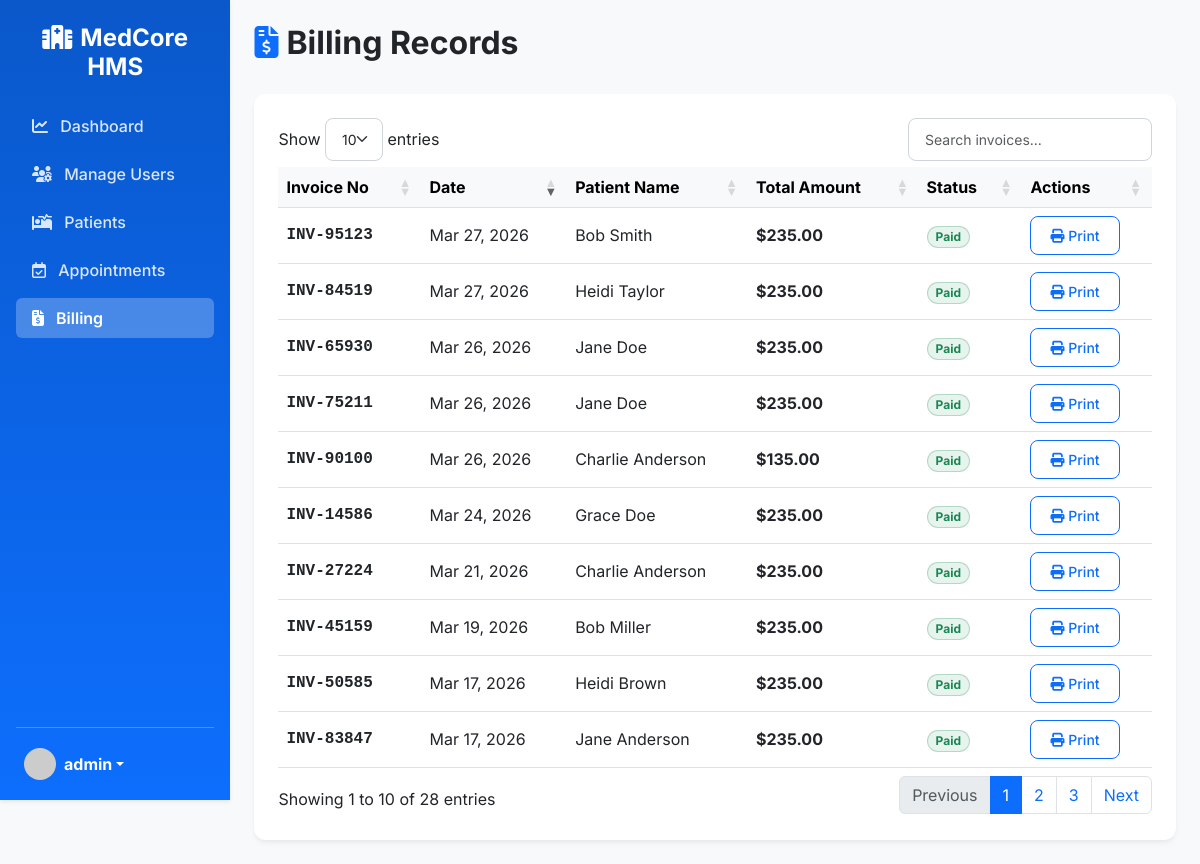
Page /billing/ (signed in) on the committed database.
### app/models.py (models this page shows, shortened)
class User(UserMixin, db.Model):
    __tablename__ = 'users'
    id = db.Column(db.Integer, primary_key=True)
    username = db.Column(db.String(64), unique=True, index=True)
    email = db.Column(db.String(120), unique=True, index=True)
    password_hash = db.Column(db.String(128))
    role = db.Column(db.String(20), nullable=False) # 'admin', 'doctor', 'receptionist'
    created_at = db.Column(db.DateTime, default=datetime.utcnow)
    last_login = db.Column(db.DateTime)
    doctor_profile = db.relationship('Doctor', backref='user', uselist=False, cascade="all, delete-orphan")
    patient_profile = db.relationship('Patient', backref='user', uselist=False, cascade="all, delete-orphan")

class Billing(db.Model):
    __tablename__ = 'billings'
    id = db.Column(db.Integer, primary_key=True)
    patient_id = db.Column(db.Integer, db.ForeignKey('patients.id'), nullable=False)
    appointment_id = db.Column(db.Integer, db.ForeignKey('appointments.id'))
    consultation_fee = db.Column(db.Float, default=0.0)
    medicine_cost = db.Column(db.Float, default=0.0)
    other_charges = db.Column(db.Float, default=0.0)
    total_amount = db.Column(db.Float, default=0.0)
    payment_status = db.Column(db.String(20), default='pending') # 'pending', 'paid', 'partially_paid'
    payment_method = db.Column(db.String(20)) # 'cash', 'card', 'insurance'
    payment_date = db.Column(db.DateTime)
    invoice_number = db.Column(db.String(50), unique=True)

class Patient(db.Model):
    __tablename__ = 'patients'
    id = db.Column(db.Integer, primary_key=True)
    user_id = db.Column(db.Integer, db.ForeignKey('users.id'), nullable=True) # Optional link to user login if patients can login
    first_name = db.Column(db.String(64), nullable=False)
    last_name = db.Column(db.String(64), nullable=False)
    date_of_birth = db.Column(db.Date)
    gender = db.Column(db.String(10))
    blood_group = db.Column(db.String(5))
    phone = db.Column(db.String(20))
    address = db.Column(db.Text)
    emergency_contact = db.Column(db.String(100))
    medical_history = db.Column(db.Text)
    created_at = db.Column(db.DateTime, default=datetime.utcnow)
    appointments = db.relationship('Appointment', backref='patient', lazy='dynamic')
    bills = db.relationship('Billing', backref='patient', lazy='dynamic')
    medical_records = db.relationship('MedicalRecord', backref='patient', lazy='dynamic')

### app/blueprints/billing.py (the view)
@billing_bp.route('/', methods=['GET'])
@login_required
@role_required(['admin', 'receptionist'])
def list_bills():
    bills = Billing.query.order_by(Billing.payment_date.desc()).all()
    return render_template('billing/list.html', bills=bills)

### app/models.py (called while the page is built)
@login_manager.user_loader
def load_user(user_id):
    return User.query.get(int(user_id))

### app/templates/billing/list.html (shortened to what this page needs)
{% extends "base.html" %}
{% block content %}
<div class="d-flex justify-content-between align-items-center mb-4">
    <h2 class="fw-bold text-dark"><i class="fa-solid fa-file-invoice-dollar text-primary me-2"></i>Billing Records</h2>
</div>
<div class="card p-4">
    <div class="table-responsive">
        <table class="table table-hover align-middle datatable">
            <thead class="table-light">
                <tr>
                    <th>Invoice No</th>
                    <th>Date</th>
                    <th>Patient Name</th>
                    <th>Total Amount</th>
                    <th>Status</th>
                    <th>Actions</th>
                </tr>
            </thead>
            <tbody>
                {% for bill in bills %}
                <tr>
                    <td class="fw-semibold font-monospace">{{ bill.invoice_number }}</td>
                    <td>{{ bill.payment_date.strftime('%b %d, %Y') if bill.payment_date else 'Pending' }}</td>
                    <td>{{ bill.patient.first_name }} {{ bill.patient.last_name }}</td>
                    <td class="fw-bold">${{ "%.2f" | format(bill.total_amount) }}</td>
                    <td>
                        <span class="badge rounded-pill bg-{% if bill.payment_status == 'paid' %}success{% elif bill.payment_status == 'pending' %}warning{% else %}info{% endif %} bg-opacity-10 text-{% if bill.payment_status == 'paid' %}success{% elif bill.payment_status == 'pending' %}warning{% else %}info{% endif %} px-2 py-1 border border-{% if bill.payment_status == 'paid' %}success{% elif bill.payment_status == 'pending' %}warning{% else %}info{% endif %} border-opacity-25">
                            {{ bill.payment_status.replace('_', ' ').capitalize() }}
                        </span>
                    </td>
                    <td>
                        <a href="{{ url_for('billing_bp.print_bill', id=bill.id) }}" class="btn btn-sm btn-outline-primary" target="_blank"><i class="fa-solid fa-print"></i> Print</a>
                    </td>
                </tr>
                {% endfor %}
            </tbody>
        </table>
    </div>
</div>
{% endblock %}

### app/templates/base.html (shortened to what this page needs)
<!DOCTYPE html>
<html lang="en">
<head>
    <link href="https://cdn.jsdelivr.net/npm/bootstrap@5.3.0/dist/css/bootstrap.min.css" rel="stylesheet">
    <link rel="stylesheet" href="https://cdnjs.cloudflare.com/ajax/libs/font-awesome/6.4.0/css/all.min.css">
    <link rel="stylesheet" href="https://cdn.datatables.net/1.13.4/css/dataTables.bootstrap5.min.css">
    <link rel="stylesheet" href="{{ url_for('static', filename='css/style.css') }}">
</head>
<body class="bg-light">
    <div id="wrapper" class="d-flex">
        {% if current_user.is_authenticated %}
        <nav id="sidebar" class="bg-primary text-white p-3 vh-100 position-sticky top-0 shadow-sm d-flex flex-column">
            <h4 class="mb-4 text-center mt-2 fw-bold text-white"><i class="fa-solid fa-hospital me-2"></i>MedCore HMS</h4>
            <ul class="nav flex-column mb-auto">
                {% if current_user.role == 'admin' %}
                <li class="nav-item mb-2">
                    <a href="{{ url_for('admin_bp.dashboard') }}" class="nav-link text-white sidebar-link rounded {% if request.endpoint == 'admin_bp.dashboard' %}active{% endif %}">
                        <i class="fa-solid fa-chart-line me-2"></i> Dashboard
                    </a>
                </li>
                <li class="nav-item mb-2">
                    <a href="{{ url_for('admin_bp.manage_users') }}" class="nav-link text-white sidebar-link rounded {% if request.endpoint == 'admin_bp.manage_users' %}active{% endif %}">
                        <i class="fa-solid fa-users-gear me-2"></i> Manage Users
                    </a>
                </li>
                {% endif %}
                {% if current_user.role in ['admin', 'doctor', 'receptionist'] %}
                <li class="nav-item mb-2">
                    <a href="{{ url_for('patient_bp.list_patients') }}" class="nav-link text-white sidebar-link rounded {% if 'patient_bp' in request.endpoint %}active{% endif %}">
                        <i class="fa-solid fa-bed-pulse me-2"></i> Patients
                    </a>
                </li>
                <li class="nav-item mb-2">
                    <a href="{{ url_for('appointment_bp.list_appointments') }}" class="nav-link text-white sidebar-link rounded {% if 'appointment_bp' in request.endpoint %}active{% endif %}">
                        <i class="fa-regular fa-calendar-check me-2"></i> Appointments
                    </a>
                </li>
                {% endif %}
                {% if current_user.role in ['admin', 'receptionist'] %}
                <li class="nav-item mb-2">
                    <a href="{{ url_for('billing_bp.list_bills') }}" class="nav-link text-white sidebar-link rounded {% if 'billing_bp' in request.endpoint %}active{% endif %}">
                        <i class="fa-solid fa-file-invoice-dollar me-2"></i> Billing
                    </a>
                </li>
                {% endif %}
            </ul>
            <hr class="mt-auto">
            <div class="dropdown">
                <a href="#" class="d-flex align-items-center text-white text-decoration-none dropdown-toggle px-2 py-1" id="dropdownUser1" data-bs-toggle="dropdown" aria-expanded="false">
                    <img src="https://ui-avatars.com/api/?name={{ current_user.username }}&background=EBF4FF&color=1e40af" alt="" width="32" height="32" class="rounded-circle me-2">
                    <strong>{{ current_user.username }}</strong>
                </a>
            </div>
        </nav>
        {% endif %}
        <main class="w-100 flex-grow-1 p-4" style="min-height: 100vh;">
            <div class="toast-container position-fixed top-0 end-0 p-3" style="z-index: 1055;">
            </div>
            {% block content %}{% endblock %}
        </main>
    </div>
</body>
</html>

### app/static/css/style.css (style rules this page uses)
:root { --primary-color: #0d6efd; --primary-dark: #0a58ca; --bg-light: #f8f9fa; --text-dark: #212529; }
body { font-family: 'Inter', sans-serif; background-color: #f4f7f6 !important; }
#sidebar { width: 280px; background: linear-gradient(180deg, var(--primary-dark) 0%, var(--primary-color) 100%) !important; transition: all 0.3s; }
.sidebar-link { transition: background-color 0.2s, color 0.2s; font-weight: 500; opacity: 0.85; }
.sidebar-link.active { background-color: rgba(255, 255, 255, 0.25); font-weight: 600; opacity: 1; }
.card { border: none; border-radius: 12px; box-shadow: 0 4px 6px -1px rgba(0, 0, 0, 0.05), 0 2px 4px -1px rgba(0, 0, 0, 0.03); transition: transform 0.2s; }
.btn { border-radius: 8px; padding: 0.5rem 1.2rem; font-weight: 500; }

### rows in the picture
User: username "admin"
Billing: invoice_number "INV-95123", payment_date "Mar 27, 2026", patient.first_name "Bob", patient.last_name "Smith", total_amount "235.00", payment_status.replace "Paid"
Billing: invoice_number "INV-84519", payment_date "Mar 27, 2026", patient.first_name "Heidi", patient.last_name "Taylor", total_amount "235.00", payment_status.replace "Paid"
Billing: invoice_number "INV-65930", payment_date "Mar 26, 2026", patient.first_name "Jane", patient.last_name "Doe", total_amount "235.00", payment_status.replace "Paid"
Billing: invoice_number "INV-75211", payment_date "Mar 26, 2026", patient.first_name "Jane", patient.last_name "Doe", total_amount "235.00", payment_status.replace "Paid"
Billing: invoice_number "INV-90100", payment_date "Mar 26, 2026", patient.first_name "Charlie", patient.last_name "Anderson", total_amount "135.00", payment_status.replace "Paid"
Billing: invoice_number "INV-14586", payment_date "Mar 24, 2026", patient.first_name "Grace", patient.last_name "Doe", total_amount "235.00", payment_status.replace "Paid"
Billing: invoice_number "INV-27224", payment_date "Mar 21, 2026", patient.first_name "Charlie", patient.last_name "Anderson", total_amount "235.00", payment_status.replace "Paid"
Billing: invoice_number "INV-45159", payment_date "Mar 19, 2026", patient.first_name "Bob", patient.last_name "Miller", total_amount "235.00", payment_status.replace "Paid"
Billing: invoice_number "INV-50585", payment_date "Mar 17, 2026", patient.first_name "Heidi", patient.last_name "Brown", total_amount "235.00", payment_status.replace "Paid"
Billing: invoice_number "INV-83847", payment_date "Mar 17, 2026", patient.first_name "Jane", patient.last_name "Anderson", total_amount "235.00", payment_status.replace "Paid"
